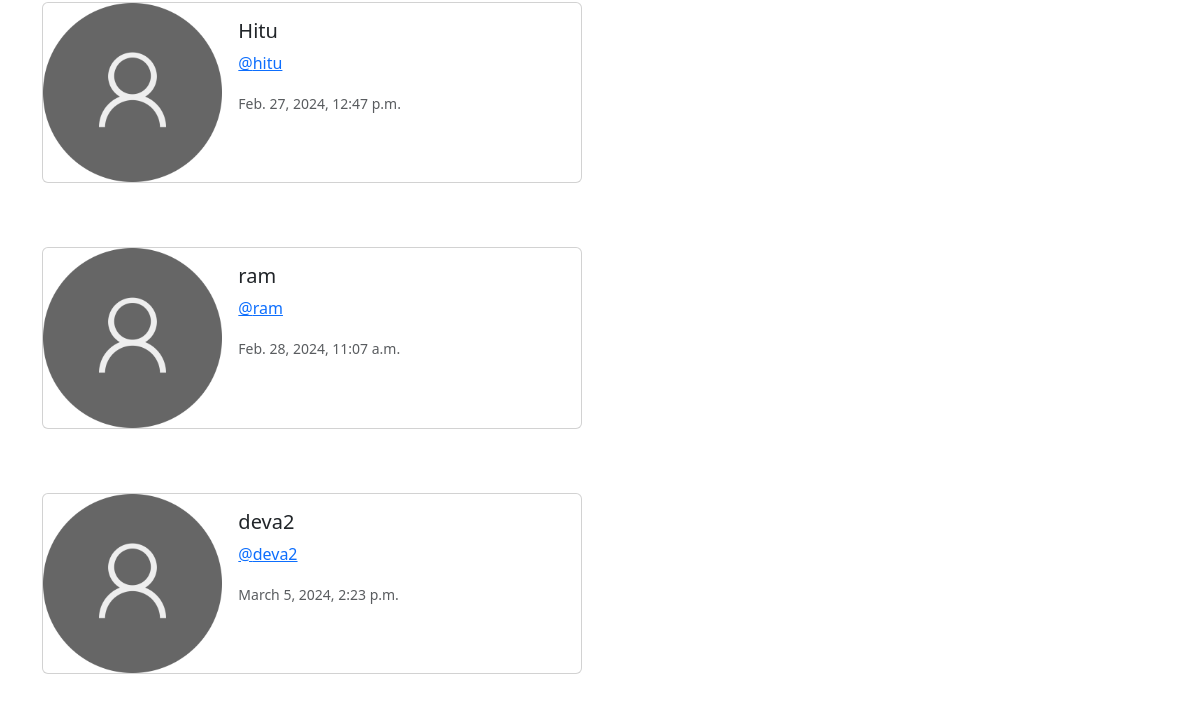
The app's page /profile-list/ (signed in, lower part), older data.
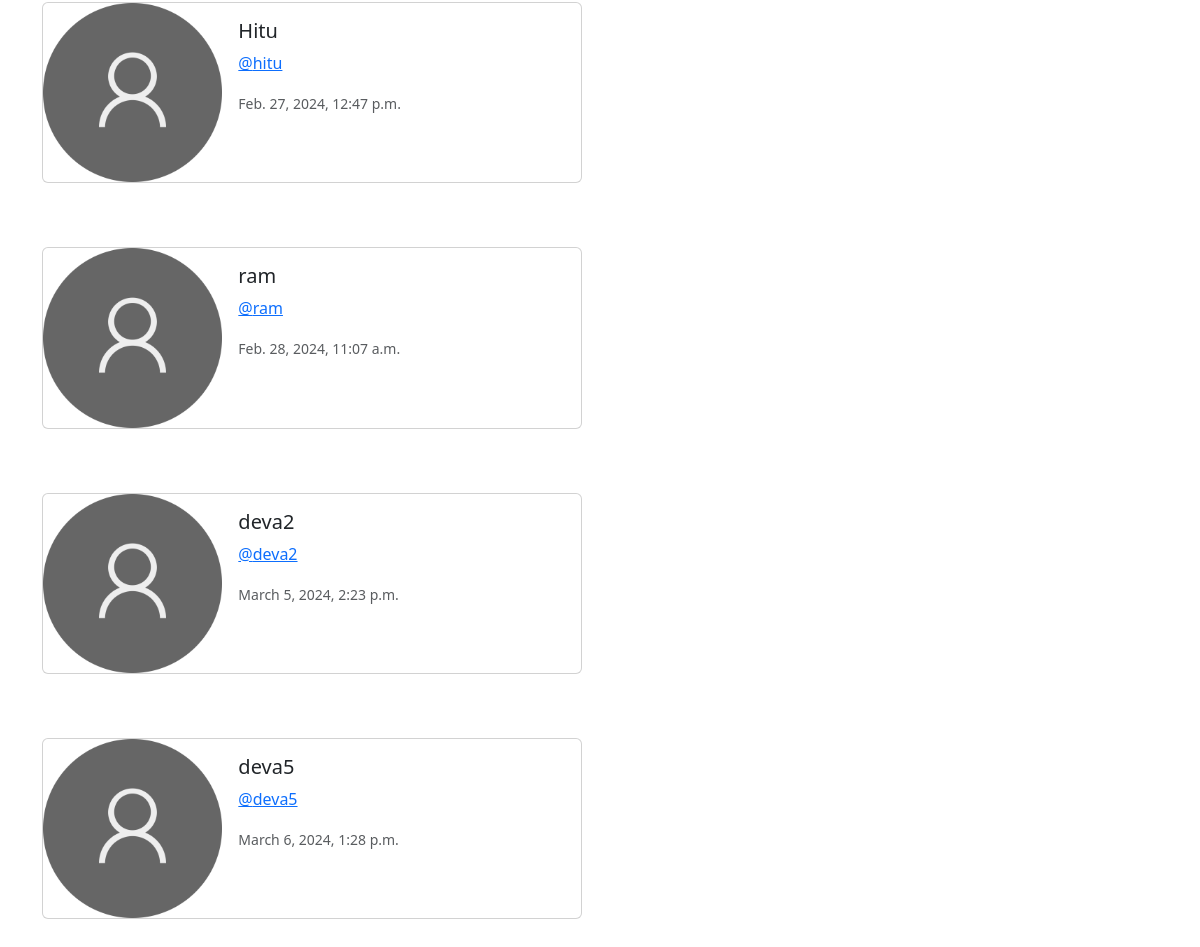
The same page, newer data.
### musker/models.py (models this page shows, shortened)
class Profile(models.Model):
    user = models.OneToOneField(User, on_delete=models.CASCADE)
    follows = models.ManyToManyField(
        "self", related_name="followed_by", symmetrical=False, blank=True
    )
    profile_photo = models.ImageField(null=True,blank=True,upload_to='images/')
    date_modified = models.DateTimeField(User, auto_now=True, auto_now_add=False)

### musker/views.py (the view)
# urls.py: path('profile-list/',views.profile_list,name='profile_list'),
def profile_list(request):
    if request.user.is_authenticated:
        profiles = Profile.objects.exclude(user=request.user)
        return render(request, 'profile_list.html',{"profiles":profiles})
    else:
        messages.error(request,("Error: You need to login first"))
        return redirect('home')

### templates/profile_list.html (shortened to what this page needs)
{% extends 'base.html' %}
{% load static %}
{% block container %}
{% if profiles %}
    {% for i  in profiles %}
    <div class="card mb-3" style="max-width: 540px;">
        <div class="row g-0">
          <div class="col-md-4">
            <img src="{% static 'images/user_img.png' %}" class="img-fluid rounded-start" alt="...">
          </div>
          <div class="col-md-8">
            <div class="card-body">
              <h5 class="card-title">{{i.user.username}}</h5>
              <p><a href="{% url 'profile' i.user.id%}">@{{i.user.username | lower}}</a> </p>
              <p class="card-text"><small class="text-body-secondary">{{i.date_modified}}</small></p>
            </div>
          </div>
        </div>
      </div>
    <br> <br>
    {% endfor %}
{% endif %}
{% endblock container %}

Row changes from the older to the newer data that the page shows:
added Profile: user.username "deva5", date_modified "March 6, 2024, 1:28 p.m."
